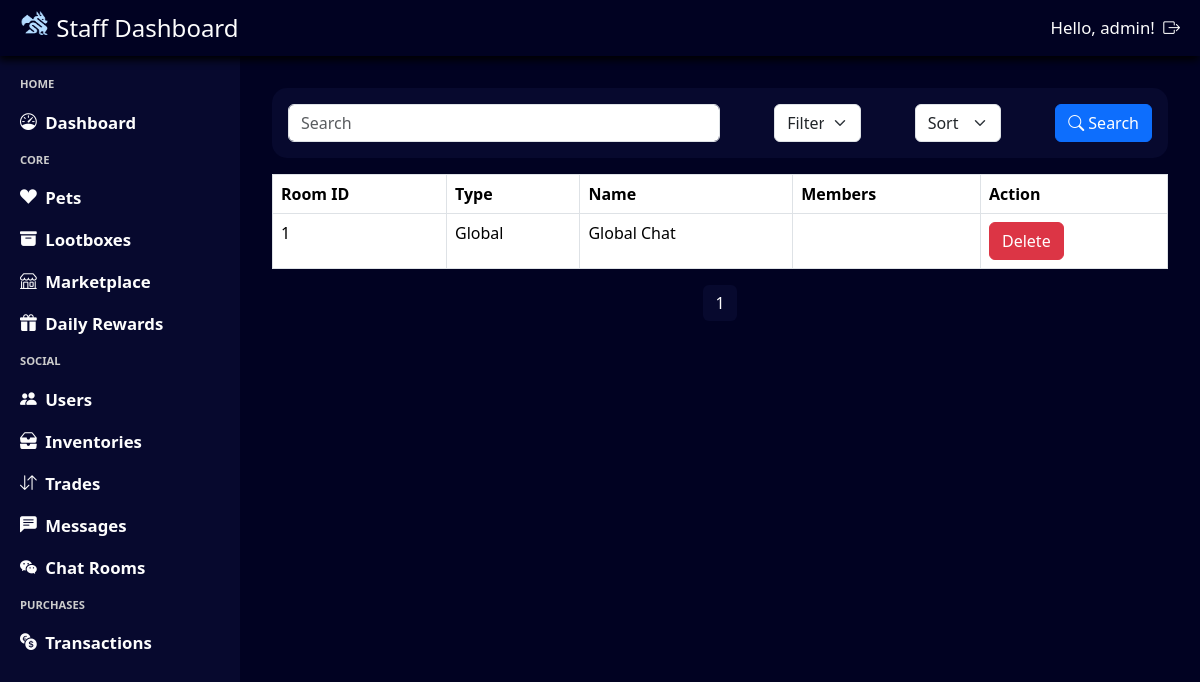
Screenshot of /staff/chat_rooms/ (signed in) with the database file from the repository.
### chat/models.py (models this page shows, shortened)
class ChatRoom(models.Model):
    ROOM_TYPES = [
        ('global', 'Global'),
        ('private', 'Private')
    ]
    type = models.CharField(max_length=10, choices=ROOM_TYPES)
    name = models.CharField(max_length=100, unique=True)
    members = models.ManyToManyField(User, blank=True)

### admin_system/views.py (the view, shortened to what this page needs)
# urls.py: path('chat_rooms/', views.query_staff_rooms, name='query_chat_rooms'),
@login_required(login_url='admin_login')
@user_passes_test(login_url='admin_login', test_func=is_staff)
def query_staff_rooms(request):
    query = request.GET.get('search', '')
    filter_by = request.GET.get('filter', '')
    sort_by = request.GET.get('sort', '')
    staff_rooms = ChatRoom.objects.all()
    if sort_by == 'descending':
        staff_rooms = staff_rooms.reverse()
    paginator = Paginator(staff_rooms, 10)  # Show 10 staff rooms per page
    page_number = request.GET.get('page')
    page_obj = paginator.get_page(page_number)
    return render(request, 'staff_rooms.html', {'page_obj': page_obj})

### admin_system/views.py (called while the page is built)
def is_staff(user):
    return user.is_staff

### base_template/context_processor.py (called while the page is built)
def profile_context(request):
    if request.user.is_authenticated:
        try:
            profile = Profile.objects.get(user = request.user)
            return {'navbar_profile': profile}
        except Profile.DoesNotExist:
            return {'navbar_profile': None}
    return {'navbar_profile': None}

### notification/context_processor.py (called while the page is built)
def notification_context(request):
    if request.user.is_authenticated:
        notifications = Notification.objects.filter(user=request.user, notif_status=Notification.Status.unread).count()
        return {'notifications': notifications}
    return {'notifications': 0}

### admin_system/templates/staff_rooms.html (shortened to what this page needs)
{% extends "staff_template.html" %}
{% load static %}
{% block css %}
    <link rel="stylesheet" href="{% static 'staff_rooms.css' %}"/>
{% endblock %}
{% block content %}
<div class="staff-rooms-container">
    <form class="staff-rooms-header" method="get" action="{% url 'query_chat_rooms' %}">
        <div id="search-container">
            <input type="text" name="search" class="form-control staff-rooms-header-search" placeholder="Search" aria-label="Search" aria-describedby="basic-addon1">
        </div>
        <select name="filter" class="form-select staff-rooms-header-filter" aria-label="Filter">
            <option value="id" selected>Filter by: Room ID</option>
        </select>
        <select name="sort" class="form-select staff-rooms-header-sort" aria-label="Sort">
            <option value="" selected disabled>Sort by:</option>
        </select>
        <button class="btn btn-primary staff-rooms-header-button" id="staff-rooms-header-button-search">
            <i class="bi bi-search"></i>
            Search
        </button>
    </form>
    <table class="table table-bordered">
        <thead>
            <tr>
                <th>Room ID</th>
                <th>Type</th>
                <th>Name</th>
                <th>Members</th>
                <th>Action</th>
            </tr>
        </thead>
        <tbody>
            {% for room in page_obj %}
            <tr>
                <td>{{ room.id }}</td>
                <td>{{ room.get_type_display }}</td>
                <td>{{ room.name }}</td>
                <td>{{ room.member_count }}</td>
                <td>
                    <button type="button" class="btn btn-danger" data-toggle="modal" data-target="#deleteRoomModal{{ room.room_id }}">Delete</button>
                </td>
            </tr>
            {% endfor %}
        </tbody>
    </table>
    <nav aria-label="Page navigation">
        <ul class="pagination">
            {% for num in page_obj.paginator.page_range %}
                {% if page_obj.number == num %}
                    <li class="page-item active"><a class="page-link" href="#">{{ num }}</a></li>
                {% elif num > page_obj.number|add:'-3' and num < page_obj.number|add:'3' %}
                    <li class="page-item"><a class="page-link" href="?page={{ num }}">{{ num }}</a></li>
                {% endif %}
            {% endfor %}
        </ul>
    </nav>
</div>
{% endblock %}

### admin_system/templates/staff_template.html (shortened to what this page needs)
{% load static %}
<html>
    <head>
        <link rel="stylesheet" type="text/css" href="{% static 'staff_template.css' %}">
        <link rel="stylesheet" href="https://cdn.jsdelivr.net/npm/bootstrap@5.3.3/dist/css/bootstrap.min.css">
        <link rel="stylesheet" href="https://cdn.jsdelivr.net/npm/bootstrap-icons@1.11.3/font/bootstrap-icons.min.css">
        {% block css %}{% endblock %}
    </head>
    <body>
        <div class = "staff-template-container">
            <div class = "staff-template-navbar">
                <div class = "staff-template-navbar-title">
                    <img src="{% static 'logo-light.png' %}" alt="Logo" width="30" height="24" class="d-inline-block align-text-top">
                    Staff Dashboard
                </div>
                <div class = "staff-template-navbar-auth">
                    Hello, {{ user.username }}!
                    <a class = "staff-template-navbar-auth-item" href="{% url "staff_logout" %}">
                        <i class="bi bi-box-arrow-right"></i>
                    </a>
                </div>
            </div>
            <div class = "staff-template-left">
                HOME
                <a class = "staff-template-left-item" href="{% url 'staff_dashboard' %}">
                    <i class="bi bi-speedometer"></i>Dashboard
                </a>
                CORE
                <a class = "staff-template-left-item" href="{% url 'staff_pets' %}">
                    <i class="bi bi-suit-heart-fill"></i>Pets
                </a>
                <a class = "staff-template-left-item"  href="{% url 'staff_lootboxes' %}">
                    <i class="bi bi-archive-fill"></i>Lootboxes
                </a>
                <a class = "staff-template-left-item"  href="{% url 'staff_marketplace' %}">
                    <i class="bi bi-shop"></i>Marketplace
                </a>
                <a class = "staff-template-left-item"  href="{% url 'query_staff_rewards' %}">
                    <i class="bi bi-gift-fill"></i>Daily Rewards
                </a>
                SOCIAL
                <a class = "staff-template-left-item" href="{% url 'staff_users' %}">
                    <i class="bi bi-people-fill"></i>Users
                </a>
                <a class = "staff-template-left-item" href="{% url 'query_inventory' %}">
                    <i class="bi bi-inboxes-fill"></i>Inventories
                </a>
                <a class = "staff-template-left-item" href="{% url 'query_trades' %}">
                    <i class="bi bi-arrow-down-up"></i>Trades
                </a>
                <a class = "staff-template-left-item" href="{% url 'query_chats' %}">
                    <i class="bi bi-chat-left-text-fill"></i>Messages
                </a>
                <a class = "staff-template-left-item" href="{% url 'query_chat_rooms' %}">
                    <i class="bi bi-wechat"></i>Chat Rooms
                </a>
                PURCHASES
                <a class = "staff-template-left-item" href="{% url 'staff_transactions' %}">
                    <i class="bi bi-currency-exchange"></i>Transactions
                </a>
            </div>
            <div class = "staff-template-content">
                {% block content %}
                {% endblock %}
            </div>
        </div>
    </body>
</html>

### base_template/static/staff_template.css (style rules this page uses)
* { box-sizing: border-box; color: #fdfdfd; }
html, body { height: 100%; margin: 0; overflow: hidden; }
.staff-template-container { background-color: #010222; height: 100dvh; width: 100dvw; display: grid; grid-template-columns: 0.25fr 1fr; grid-template-rows: 56px 1fr; grid-template-areas: "navbar navbar" "sidebar main-content"; }
.staff-template-container { grid-area: main-content; width: 100%; height: 100%; overflow-y: auto; }
.staff-template-navbar { grid-area: navbar; background-color: #010222; display: flex; align-items: center; justify-content: space-between; padding: 0 20px; font-size: 1.5em; font-weight: 500; gap: 0.5em; filter: drop-shadow(-1px 4px 4px #000000); }
.staff-template-navbar-auth { display: flex; gap: 0.5em; align-items: center; font-size: 0.7em; font-weight: medium; }
.staff-template-left { grid-area: sidebar; background-color: #07092E; display: flex; flex-direction: column; align-items: left; padding: 20px; gap: 1.5em; color: #CCCCCC; font-size: 0.7em; font-weight: 600; }
.staff-template-left-item { display: flex; gap: 0.5em; align-items: center; font-size: 1.5em; }
a { color: #fdfdfd !important; text-decoration: none !important; }
select option { color: #1a1a1a !important; }
.pagination > .page-item > .page-link { background-color: #07092E; color: #fdfdfd; border: none; }

### base_template/static/staff_rooms.css (style rules this page uses)
.staff-rooms-container { width: 100%; height: 100%; display: flex; flex-direction: column; align-items: center; padding: 2em; overflow-y: auto; }
.staff-rooms-header { display: flex; justify-content: space-between; align-items: center; width: 100%; padding: 1em; background-color: #07092E; border-radius: 15px; }
#search-container { width: 50%; }
.staff-rooms-header-filter { width: 10%; }
.staff-rooms-header-sort { width:10%; }
li { color: #1a1a1a; }
li::marker { color: #1a1a1a; }

### rows the page displays
ChatRoom: id "1", type "Global", name "Global Chat"

### other values shown
{{ user.username }} "admin"
{{ num }} "1"
